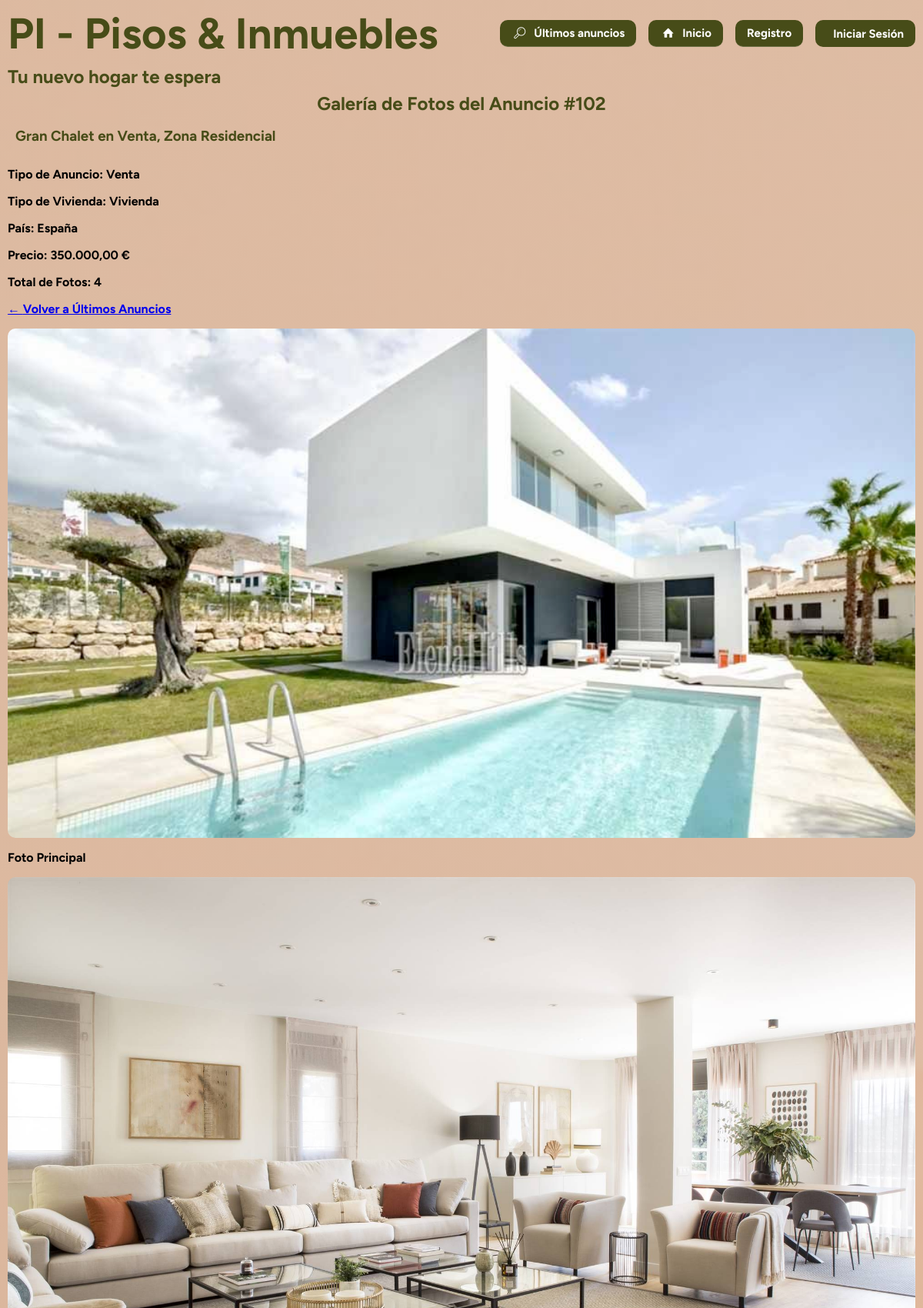
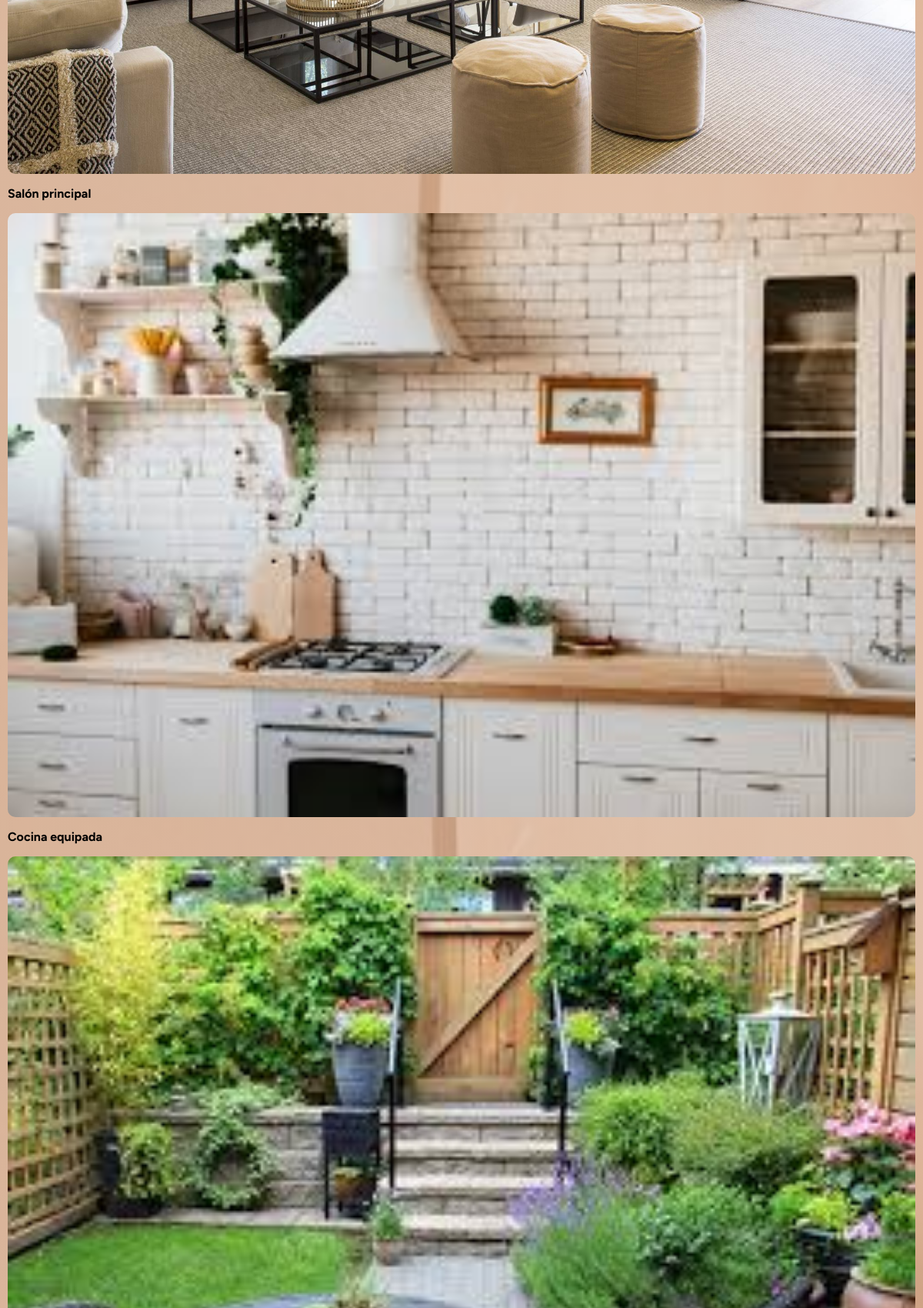
/php/ver_fotos_publico.php?id=102 (upper part), run on the app's committed database (2 pictures, top to bottom).
### tables this page shows
CREATE TABLE `anuncios` (
  `IdAnuncio` int(10) UNSIGNED NOT NULL,
  `TAnuncio` tinyint(3) UNSIGNED NOT NULL,
  `TVivienda` tinyint(3) UNSIGNED NOT NULL,
  `FPrincipal` varchar(255) DEFAULT NULL,
  `Alternativo` varchar(255) DEFAULT NULL,
  `Titulo` varchar(255) NOT NULL,
  `Precio` decimal(10,2) NOT NULL,
  `Texto` text DEFAULT NULL,
  `Ciudad` varchar(255) DEFAULT NULL,
  `Pais` int(10) UNSIGNED NOT NULL,
  `Superficie` decimal(10,2) DEFAULT NULL,
  `NHabitaciones` tinyint(4) DEFAULT NULL,
  `NBanyos` tinyint(4) DEFAULT NULL,
  `Planta` int(11) DEFAULT NULL,
  `Anyo` int(11) DEFAULT NULL,
  `FRegistro` datetime DEFAULT current_timestamp(),
  `Usuario` int(10) UNSIGNED NOT NULL
);

CREATE TABLE `tiposanuncios` (
  `IdTAnuncio` tinyint(3) UNSIGNED NOT NULL,
  `NomTAnuncio` varchar(255) NOT NULL
);

CREATE TABLE `tiposviviendas` (
  `IdTVivienda` tinyint(3) UNSIGNED NOT NULL,
  `NomTVivienda` varchar(255) NOT NULL
);

CREATE TABLE `paises` (
  `IdPais` int(10) UNSIGNED NOT NULL,
  `NomPais` varchar(255) NOT NULL
);

CREATE TABLE `fotos` (
  `IdFoto` int(10) UNSIGNED NOT NULL,
  `Titulo` varchar(255) DEFAULT NULL,
  `Foto` varchar(255) DEFAULT NULL,
  `Alternativo` varchar(255) DEFAULT NULL,
  `Anuncio` int(10) UNSIGNED NOT NULL
);

### php/ver_fotos_publico.php (called while the page is built, shortened)
<?php
include "funciones_anuncios.php";
$id_anuncio = isset($_GET["id"]) ? intval($_GET["id"]) : 0;
$anuncio_data = obtener_detalle_y_fotos_anuncio($id_anuncio);
include "paginas_Estilo.php";
include "header.php";
mostrar_galeria_fotos($anuncio_data, false);
?>

### php/funciones_anuncios.php (the view, shortened to what this page needs)
<?php
function obtener_detalle_y_fotos_anuncio($id_anuncio) {
    $mysqli = conectarBD();
    $datos_anuncio = [];
    $fotos = [];
    $query_anuncio = "
        SELECT
            A.IdAnuncio, A.Titulo, A.Precio, A.Texto, A.FPrincipal, A.Usuario, A.Superficie, A.NHabitaciones, A.NBanyos, A.Planta, A.Anyo, A.FRegistro,
            TA.NomTAnuncio, TV.NomTVivienda, P.NomPais, U.NomUsuario, U.IdUsuario
        FROM anuncios A
        JOIN tiposanuncios TA ON A.TAnuncio = TA.IdTAnuncio
        JOIN tiposviviendas TV ON A.TVivienda = TV.IdTVivienda
        JOIN paises P ON A.Pais = P.IdPais
        JOIN usuarios U ON A.Usuario = U.IdUsuario
        WHERE A.IdAnuncio = ?
    ";
    if ($stmt_anuncio = $mysqli->prepare($query_anuncio)) {
        $stmt_anuncio->bind_param("i", $id_anuncio);
        $stmt_anuncio->execute();
        $result_anuncio = $stmt_anuncio->get_result();
        if ($result_anuncio->num_rows === 1) {
            $datos_anuncio = $result_anuncio->fetch_assoc();
        }
    } else {
        error_log("Error al preparar la consulta de detalle del anuncio: " . $mysqli->error);
        $mysqli->close();
        return null;
    }
    $query_fotos = "
        SELECT IdFoto, Foto, Alternativo, Titulo
        FROM fotos
        WHERE Anuncio = ?
    ";
    if ($stmt_fotos = $mysqli->prepare($query_fotos)) {
        $stmt_fotos->bind_param("i", $id_anuncio);
        $stmt_fotos->execute();
        $result_fotos = $stmt_fotos->get_result();
        while ($row = $result_fotos->fetch_assoc()) {
            $fotos[] = $row;
        }
    } else {
        error_log("Error al preparar la consulta de fotos: " . $mysqli->error);
    }
    array_unshift($fotos, [
        'IdFoto' => 0,
        'Foto' => $datos_anuncio['FPrincipal'],
        'Alternativo' => $datos_anuncio['Titulo'] . ' - Principal',
        'Titulo' => 'Foto Principal'
    ]);
    $datos_anuncio['fotos'] = $fotos;
    return $datos_anuncio;
}
function mostrar_galeria_fotos($anuncio_data, $es_privada) {
    $num_total_fotos = count($anuncio_data['fotos']);
    $enlace_volver = $es_privada ? "ver_anuncio.php?id=" . $anuncio_data['IdAnuncio'] : "ultimos_anuncios.php";
    $enlace_volver_texto = $es_privada ? "Volver al Anuncio" : "Volver a Últimos Anuncios";
    ?>
    <main>
        <section class="info-anuncio-basica">
            <h2>Galería de Fotos del Anuncio #<?php echo htmlspecialchars($anuncio_data['IdAnuncio']); ?></h2>
            <h3><?php echo htmlspecialchars($anuncio_data['Titulo']); ?></h3>
            <p><strong>Tipo de Anuncio:</strong> <?php echo htmlspecialchars($anuncio_data['NomTAnuncio']); ?></p>
            <p><strong>Tipo de Vivienda:</strong> <?php echo htmlspecialchars($anuncio_data['NomTVivienda']); ?></p>
            <p><strong>País:</strong> <?php echo htmlspecialchars($anuncio_data['NomPais']); ?></p>
            <p><strong>Precio:</strong> <?php echo number_format($anuncio_data['Precio'], 2, ',', '.'); ?> €</p>
            <p><strong>Total de Fotos:</strong> <?php echo $num_total_fotos; ?></p>
            <p><a href="<?php echo $enlace_volver; ?>">&larr; <?php echo $enlace_volver_texto; ?></a></p>
        </section>
        <section class="galeria-fotos">
            <?php foreach ($anuncio_data['fotos'] as $foto): ?>
                <div class="contenedor-foto">
                    <img
                        src="../img/<?php echo htmlspecialchars($foto['Foto']); ?>"
                        alt="<?php echo htmlspecialchars($foto['Alternativo']); ?>"
                        title="<?php echo htmlspecialchars($foto['Titulo']); ?>"
                        class="foto-galeria"
                    >
                    <p class="titulo-foto"><?php echo htmlspecialchars($foto['Titulo']); ?></p>
                </div>
            <?php endforeach; ?>
        </section>
    </main>
    <?php
}
?>

### css/estilo.css (style rules this page uses)
:root { --color_sec: #474c18; --color_principal: #ddbaa1; --blanco: #fff; }
* { box-sizing:border-box; font-family: "Figtree", sans-serif; font-weight:bold; font-style: normal; }
body { background: linear-gradient(rgba(221, 186, 161, 0.8), rgba(221, 186, 161, 0.8)), url(../img/fondo.jpg) center/cover fixed no-repeat; color: var(--color_sec); width: 100%; max-width: 1300px; margin: 10px auto; padding: 0 10px; display: flex; flex-direction: column; min-height: 100vh; }
main { display: block; flex-grow: 1; }
h2 { margin: 0.5%; text-align: center; }
h3 { padding: 10px; margin-top: 0; }
p { color: #000; }
img { display: block; width: 100%; height: auto; border-radius: 10px; }

### css/impreso.css (style rules this page uses)
* { box-sizing: border-box; font-family: "Times New Roman", serif !important; font-size: 12pt !important; font-weight: normal !important; background: none !important; color: #000 !important; text-shadow: none !important; box-shadow: none !important; border-radius: 0 !important; transition: none !important; transform: none !important; }
body { background: #fff !important; width: auto; max-width: none; margin: 0; padding: 0; display: block; min-height: auto; }
main { display: block; flex-grow: 0; }
h1, h2, h3, h4, h5, h6 { font-weight: bold !important; page-break-after: avoid; }
h2 { font-size: 16pt !important; margin: 15pt 0 10pt 0; text-align: left; }
h3 { font-size: 14pt !important; margin: 10pt 0 5pt 0; padding: 0; }
p { margin: 0 0 10pt 0; line-height: 1.4; orphans: 3; widows: 3; }
a { text-decoration: underline; }
a::after { content: " (" attr(href) ")"; font-size: 10pt; font-weight: normal; word-break: break-all; }
img { display: block; max-width: 100% !important; height: auto; margin: 10pt auto; }

### css/contraste.css (style rules this page uses)
* { box-sizing:border-box; font-family: "Atkinson Hyperlegible", sans-serif; font-optical-sizing: auto; font-weight: 500; font-style: normal; }
:root { --color_letra: #ffc700; --color_fondo: #15297c; --blanco: #fff; }
body { background: var(--color_fondo); color: var(--color_letra); }
p { color: var(--color_letra); }

### css/noche.css (style rules this page uses)
:root { --color_principal: #1f1a17; --color_sec: #a68a67; --color_destacado: #ddbaa1; --blanco: #f5f5f5; }
body { background: linear-gradient(rgba(20, 15, 12, 0.95), rgba(20, 15, 12, 0.95)), url(../img/fondo.jpg) center/cover fixed no-repeat; }
h2, h3 { color: var(--color_destacado); }
p { color: var(--blanco); }

### css/letra_y_contraste.css (style rules this page uses)
body, p, a, button, input, select, textarea, label { font-size: 1.6rem !important; }
h2 { font-size: clamp(2.2rem, 7vw, 3.5rem) !important; border-bottom-width: 4px !important; }
h3 { font-size: clamp(2.0rem, 6vw, 3.0rem) !important; }

### css/letra_grande.css (style rules this page uses)
body, p, a, button, input, select, textarea, label { font-size: 1.6rem !important; }
h2 { font-size: clamp(2.2rem, 7vw, 3.5rem) !important; border-bottom-width: 4px !important; }
h3 { font-size: clamp(2.0rem, 6vw, 3.0rem) !important; }

### data on the page
anuncios: IdAnuncio "102", Titulo "Gran Chalet en Venta, Zona Residencial", TAnuncio.NomTAnuncio "Venta", TVivienda.NomTVivienda "Vivienda", Pais.NomPais "España", Precio "350.000,00", FPrincipal (picture), Titulo "Foto Principal"
fotos: Foto (picture), Titulo "Salón principal"
fotos: Foto (picture), Titulo "Cocina equipada"
fotos: Foto (picture)

### other printed values
$num_total_fotos "4"
$enlace_volver_texto "Volver a Últimos Anuncios"
